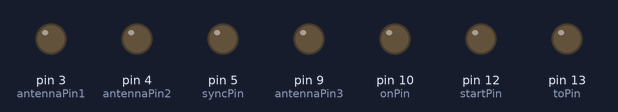
A sketch run on a simulated Arduino Uno, built with avr-gcc and run on an emulated ATmega328P. Parts: output pins drawn as LEDs (lit = HIGH). Pins used as bus, display or sensor lines are not drawn.

Above: at 0.1 s.
At 3.7 s:
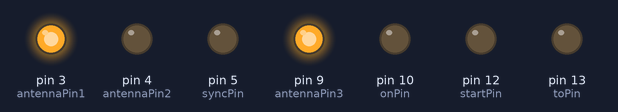
At 9.8 s:
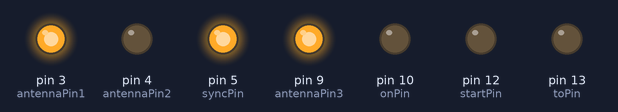
At 17.0 s:
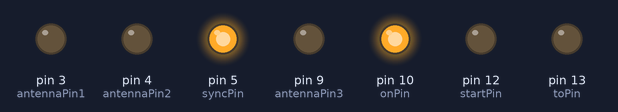
At 21.3 s:
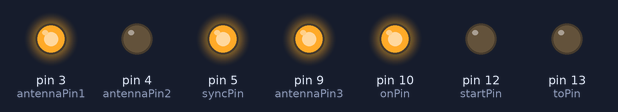
At 33.4 s:
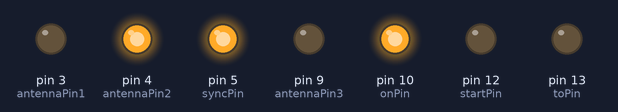
Timing chart, 0 to 40.0 s (numbered marks = the images above):
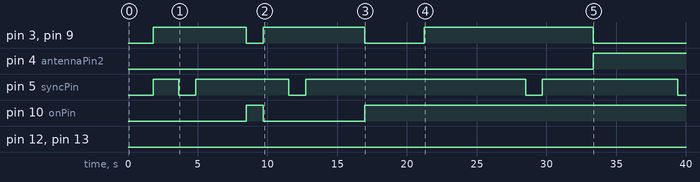

The sketch:

WORKING_TCU_AZ.ino
```cpp
// ----------- PIN SETUP -----------

// output pin for controlling antenna
const int antennaPin1 = 3;
const int antennaPin2 = 4;
const int antennaPin3 = 9;

// For syncing during demo
const int syncPin = 5;

// output pin for encoded data.
const int phasePin = 7;

// output pin for start/stop
const int startPin = 12;

// output pin for to/fro
const int toPin = 13;

// output pin for on/off
const int onPin = 10;

// ----------- CONSTANTS -----------

// const unsigned long MAX_TIME = 615; // If we want to change back to milliseconds.

const unsigned long ERROR_RANGE = 4;

// How much delay (us) after each bit is sent.
const int DELAY = 59;

// The start up time before data at "ms_time zero" starts.
const unsigned int START_UP = 0;

// Number of bytes atenna.
const int ATENNA = 4;

// Number of bytes for opcode.
const int OPCODE = 26;

// Number of bytes for carrier acquision and time sync (Additional number because string as extra '\0').
// const int PLANE_SYNC = 19;

// Number of data words.
const int DATA_WORDS  = 6;
const int BASIC = 46;
const int AUX = 100;

// Scale factor
const unsigned long SCALE_FACTOR = 1;

// Carrier acquisition and time sync
// const char CARRIER_SYNC[PLANE_SYNC] = "000000000000011101";

// This is multiplied to the time to allow for better USSIM waves (default is 1).
const unsigned long SYNC_START = 0;
const unsigned long SYNC_END = 1000;

// Used to see if function ID should be sent.
const char NO_FUNCID[OPCODE] = "0000000000000000000000000";
// ----------- MODE ENUM (FOR SWITCHING) -----------
// defines which scan mode we're in
enum Mode {AZ, EL, BAZ};

Mode currentMode = AZ;


// ----------- PacketEntry STRUCTURE -----------

// Each PacketEntry runs at a specific time, with a specific encoded opcode, for a specific antenna, in a specific mode.
// tx, to_fro, and start_stop will not be strings because a string is 2 characters long
// we only need 1 character (remove the "" from the numbers).
typedef struct {
  unsigned long ms_time;
  char opcode[OPCODE];
  char data_word;
  char antenna_selection[ATENNA];
  char tx;
  char to_fro;
  char start_stop;
} PacketEntry;

// Define data in PROGMEM
///This will be generated by a python code
///Opcode will automatically be encoded
// sets the starting mode to azimuth

// Can't be const because I need to iterate the times. However,
// if the USSIM group can get a good frequency without scaling then you can make it a const.
const PacketEntry instructions[131] = {
	{0, "0000000000000000000000000", '0', "101", '0', '0', '0'},
	{5600, "0000000000000000000000000", '1', "000", '1', '0', '0'},
	{8700, "0000000000000000000000000", '0', "101", '0', '0', '0'},
	{10900, "0000000000000100111010101", '0', "000", '1', '0', '0'},
	{12500, "0000000000000000000000000", '0', "101", '1', '0', '0'},
	{12564, "0000000000000000000000000", '0', "101", '1', '0', '0'},
	{12948, "0000000000000000000000000", '0', "010", '1', '0', '0'},
	{13076, "0000000000000000000000000", '0', "001", '1', '0', '0'},
	{13204, "0000000000000000000000000", '0', "011", '1', '0', '0'},
	{13332, "0000000000000000000000000", '0', "100", '1', '0', '0'},
	{13460, "0000000000000000000000000", '0', "100", '1', '1', '1'},
	{19660, "0000000000000000000000000", '0', "100", '0', '1', '0'},
	{19960, "0000000000000000000000000", '0', "100", '0', '1', '0'},
	{20260, "0000000000000000000000000", '0', "100", '1', '0', '1'},
	{26460, "0000000000000000000000000", '0', "100", '1', '0', '0'},
	{26588, "0000000000000000000000000", '0', "101", '1', '0', '0'},
	{26800, "0000000000000000000000000", '0', "101", '0', '0', '0'},
	{37700, "0000000000000000000000000", '7', "000", '1', '0', '0'},
	{43600, "0000000000000000000000000", '0', "101", '0', '0', '0'},
	{80600, "0000000000000000000000000", '2', "000", '1', '0', '0'},
	{83700, "0000000000000000000000000", '0', "101", '0', '0', '0'},
	{85900, "0000000000000100111010101", '0', "000", '1', '0', '0'},
	{87500, "0000000000000000000000000", '0', "101", '1', '0', '0'},
	{87564, "0000000000000000000000000", '0', "101", '1', '0', '0'},
	{87948, "0000000000000000000000000", '0', "010", '1', '0', '0'},
	{88076, "0000000000000000000000000", '0', "001", '1', '0', '0'},
	{88204, "0000000000000000000000000", '0', "011", '1', '0', '0'},
	{88332, "0000000000000000000000000", '0', "100", '1', '0', '0'},
	{88460, "0000000000000000000000000", '0', "100", '1', '1', '1'},
	{94660, "0000000000000000000000000", '0', "100", '0', '1', '0'},
	{94960, "0000000000000000000000000", '0', "100", '0', '1', '0'},
	{95260, "0000000000000000000000000", '0', "100", '1', '0', '1'},
	{101460, "0000000000000000000000000", '0', "100", '1', '0', '0'},
	{101588, "0000000000000000000000000", '0', "101", '1', '0', '0'},
	{101800, "0000000000000000000000000", '0', "101", '0', '0', '0'},
	{167600, "0000000000000000000000000", '3', "000", '1', '0', '0'},
	{170700, "0000000000000000000000000", '0', "101", '0', '0', '0'},
	{172900, "0000000000000100111010101", '0', "000", '1', '0', '0'},
	{174500, "0000000000000000000000000", '0', "101", '1', '0', '0'},
	{174564, "0000000000000000000000000", '0', "101", '1', '0', '0'},
	{174948, "0000000000000000000000000", '0', "010", '1', '0', '0'},
	{175076, "0000000000000000000000000", '0', "001", '1', '0', '0'},
	{175204, "0000000000000000000000000", '0', "011", '1', '0', '0'},
	{175332, "0000000000000000000000000", '0', "100", '1', '0', '0'},
	{175460, "0000000000000000000000000", '0', "100", '1', '1', '1'},
	{181660, "0000000000000000000000000", '0', "100", '0', '1', '0'},
	{181960, "0000000000000000000000000", '0', "100", '0', '1', '0'},
	{182260, "0000000000000000000000000", '0', "100", '1', '0', '1'},
	{188460, "0000000000000000000000000", '0', "100", '1', '0', '0'},
	{188588, "0000000000000000000000000", '0', "101", '1', '0', '0'},
	{188800, "0000000000000000000000000", '0', "101", '0', '0', '0'},
	{199700, "0000000000000000000000000", '7', "000", '1', '0', '0'},
	{205600, "0000000000000000000000000", '0', "101", '0', '0', '0'},
	{260600, "0000000000000000000000000", '4', "000", '1', '0', '0'},
	{263700, "0000000000000000000000000", '0', "101", '0', '0', '0'},
	{265900, "0000000000000100111010101", '0', "000", '1', '0', '0'},
	{267500, "0000000000000000000000000", '0', "101", '1', '0', '0'},
	{267564, "0000000000000000000000000", '0', "101", '1', '0', '0'},
	{267948, "0000000000000000000000000", '0', "010", '1', '0', '0'},
	{268076, "0000000000000000000000000", '0', "001", '1', '0', '0'},
	{268204, "0000000000000000000000000", '0', "011", '1', '0', '0'},
	{268332, "0000000000000000000000000", '0', "100", '1', '0', '0'},
	{268460, "0000000000000000000000000", '0', "100", '1', '1', '1'},
	{274660, "0000000000000000000000000", '0', "100", '0', '1', '0'},
	{274960, "0000000000000000000000000", '0', "100", '0', '1', '0'},
	{275260, "0000000000000000000000000", '0', "100", '1', '0', '1'},
	{281460, "0000000000000000000000000", '0', "100", '1', '0', '0'},
	{281588, "0000000000000000000000000", '0', "101", '1', '0', '0'},
	{281800, "0000000000000000000000000", '0', "101", '0', '0', '0'},
	{341900, "0000000000000100111010101", '0', "000", '1', '0', '0'},
	{343500, "0000000000000000000000000", '0', "101", '1', '0', '0'},
	{343564, "0000000000000000000000000", '0', "101", '1', '0', '0'},
	{343948, "0000000000000000000000000", '0', "010", '1', '0', '0'},
	{344076, "0000000000000000000000000", '0', "001", '1', '0', '0'},
	{344204, "0000000000000000000000000", '0', "011", '1', '0', '0'},
	{344332, "0000000000000000000000000", '0', "100", '1', '0', '0'},
	{344460, "0000000000000000000000000", '0', "100", '1', '1', '1'},
	{350660, "0000000000000000000000000", '0', "100", '0', '1', '0'},
	{350960, "0000000000000000000000000", '0', "100", '0', '1', '0'},
	{351260, "0000000000000000000000000", '0', "100", '1', '0', '1'},
	{357460, "0000000000000000000000000", '0', "100", '1', '0', '0'},
	{357588, "0000000000000000000000000", '0', "101", '1', '0', '0'},
	{357800, "0000000000000000000000000", '0', "101", '0', '0', '0'},
	{368700, "0000000000000000000000000", '7', "000", '1', '0', '0'},
	{374600, "0000000000000000000000000", '0', "101", '0', '0', '0'},
	{430600, "0000000000000000000000000", '6', "000", '1', '0', '0'},
	{433700, "0000000000000000000000000", '0', "101", '0', '0', '0'},
	{435900, "0000000000000100111010101", '0', "000", '1', '0', '0'},
	{437500, "0000000000000000000000000", '0', "101", '1', '0', '0'},
	{437564, "0000000000000000000000000", '0', "101", '1', '0', '0'},
	{437948, "0000000000000000000000000", '0', "010", '1', '0', '0'},
	{438076, "0000000000000000000000000", '0', "001", '1', '0', '0'},
	{438204, "0000000000000000000000000", '0', "011", '1', '0', '0'},
	{438332, "0000000000000000000000000", '0', "100", '1', '0', '0'},
	{438460, "0000000000000000000000000", '0', "100", '1', '1', '1'},
	{444660, "0000000000000000000000000", '0', "100", '0', '1', '0'},
	{444960, "0000000000000000000000000", '0', "100", '0', '1', '0'},
	{445260, "0000000000000000000000000", '0', "100", '1', '0', '1'},
	{451460, "0000000000000000000000000", '0', "100", '1', '0', '0'},
	{451588, "0000000000000000000000000", '0', "101", '1', '0', '0'},
	{451800, "0000000000000000000000000", '0', "101", '0', '0', '0'},
	{515900, "0000000000000100111010101", '0', "000", '1', '0', '0'},
	{517500, "0000000000000000000000000", '0', "101", '1', '0', '0'},
	{517564, "0000000000000000000000000", '0', "101", '1', '0', '0'},
	{517948, "0000000000000000000000000", '0', "010", '1', '0', '0'},
	{518076, "0000000000000000000000000", '0', "001", '1', '0', '0'},
	{518204, "0000000000000000000000000", '0', "011", '1', '0', '0'},
	{518332, "0000000000000000000000000", '0', "100", '1', '0', '0'},
	{518460, "0000000000000000000000000", '0', "100", '1', '1', '1'},
	{524660, "0000000000000000000000000", '0', "100", '0', '1', '0'},
	{524960, "0000000000000000000000000", '0', "100", '0', '1', '0'},
	{525260, "0000000000000000000000000", '0', "100", '1', '0', '1'},
	{531460, "0000000000000000000000000", '0', "100", '1', '0', '0'},
	{531588, "0000000000000000000000000", '0', "101", '1', '0', '0'},
	{531800, "0000000000000000000000000", '0', "101", '0', '0', '0'},
	{542700, "0000000000000000000000000", '7', "000", '1', '0', '0'},
	{548600, "0000000000000000000000000", '0', "101", '0', '0', '0'},
	{589900, "0000000000000100111010101", '0', "000", '1', '0', '0'},
	{591500, "0000000000000000000000000", '0', "101", '1', '0', '0'},
	{591564, "0000000000000000000000000", '0', "101", '1', '0', '0'},
	{591948, "0000000000000000000000000", '0', "010", '1', '0', '0'},
	{592076, "0000000000000000000000000", '0', "001", '1', '0', '0'},
	{592204, "0000000000000000000000000", '0', "011", '1', '0', '0'},
	{592332, "0000000000000000000000000", '0', "100", '1', '0', '0'},
	{592460, "0000000000000000000000000", '0', "100", '1', '1', '1'},
	{598660, "0000000000000000000000000", '0', "100", '0', '1', '0'},
	{598960, "0000000000000000000000000", '0', "100", '0', '1', '0'},
	{599260, "0000000000000000000000000", '0', "100", '1', '0', '1'},
	{605460, "0000000000000000000000000", '0', "100", '1', '0', '0'},
	{605588, "0000000000000000000000000", '0', "101", '1', '0', '0'},
	{605800, "0000000000000000000000000", '0', "101", '0', '0', '0'}
};

// ----------- Global Variables -----------

// Time for everything to get set up.
unsigned long startup_time = 0;

// Current time within 615 milliseconds and after
unsigned long machineTime = 0;

// Used to increment through instructions array.
int curr_instruct = 0;

// Size of array
int size = sizeof(instructions) / sizeof(instructions[0]);

// each full scan cycle is 615 milliseconds
const unsigned long MAX_TIME = instructions[size - 1].ms_time + 500;

// ----------- DATA WORDS -----------

// BDW1–6 and ADWA1 values taken from Appendix A (Not decoded yet).
const char BDW[DATA_WORDS][BASIC] = {
  "000000000000010011111110010000000001100010011",
	"000000000000010011110001000111101000010000001",
	"000000000000010011011100010000010000000110000",
	"000000000000010011010011000110011110110011101",
	"000000000000010011001101011110111101000100010",
	"000000000000010011100101110001010100010111011"
};

const char ADW[AUX] = "00000000000001001100010110011111011101110000101100100010011110101100111001110010101011101";


// AZ mode can send AZ, BDW1, BDW2, BDW3, BDW4, BDW5, BDW6, ADWA1 and sync signal.
// EL mode can send EL and accept sync signal.
// BAZ can send BDW1, BDW2, BDW4, BDW6, and accept a sync signal.

void setup() {
  // start serial communication for debugging / command input
  //Serial.begin(9600);

  // setup pins
  pinMode(antennaPin1, OUTPUT);
  pinMode(antennaPin2, OUTPUT);
  pinMode(antennaPin3, OUTPUT);
  pinMode(phasePin, OUTPUT);
  pinMode(startPin, OUTPUT);
  pinMode(toPin, OUTPUT);
  pinMode(onPin, OUTPUT);
	pinMode(syncPin, OUTPUT);
	digitalWrite(syncPin, LOW);

  // startup message
  //Serial.println("UTCU Simulation Started");

  // Time it takes to set up everything at the very beginning.
  startup_time = micros();
}

void loop() {
    // loop through all instructions
    while(true) {
      // Gets current time. MAX_TIME will be scaled by scale factor (SCALE_FACTOR is decided by USSIM group to meet their requirements).
      machineTime = ((micros() - startup_time) % (MAX_TIME * SCALE_FACTOR)) / SCALE_FACTOR;

			// Start the sync at the beginning.
			if (machineTime == SYNC_START){
				digitalWrite(syncPin, HIGH);
			}
			else if (machineTime == SYNC_END){
				digitalWrite(syncPin, LOW);
			}


      // No need to modulus for actual test because we are only going to 615 once.
      // Can change if you want won't really affect code.
      // machineTime = micros() - startup_time;

      // If time current time matches one in instruction.
      if (instructions[curr_instruct].ms_time * (SCALE_FACTOR) == machineTime) {
        // Need to subtract '0' because sending a the character 1 send 49 (ascii number).
        digitalWrite(antennaPin1, instructions[curr_instruct].antenna_selection[0] - '0');
        digitalWrite(antennaPin2, instructions[curr_instruct].antenna_selection[1] - '0');
        digitalWrite(antennaPin3, instructions[curr_instruct].antenna_selection[2] - '0');
        digitalWrite(onPin, instructions[curr_instruct].tx - '0');
        digitalWrite(startPin, instructions[curr_instruct].start_stop - '0');
        digitalWrite(toPin, instructions[curr_instruct].to_fro - '0');
        //Check if a data word is being sent.
        if (instructions[curr_instruct].data_word == '0' && (strcmp(instructions[curr_instruct].opcode, NO_FUNCID) != 0)) {
          sendPhase(phasePin, instructions[curr_instruct].opcode, OPCODE);
					//sendWord(BDW[instructions[curr_instruct].data_word - '1']);
          //Serial.println("sending opcode");  // Testing purposes
        }
        else if (instructions[curr_instruct].data_word != '0'){
					//sendPhase(phasePin, instructions[curr_instruct].opcode, OPCODE);
					if (instructions[curr_instruct].data_word != '7'){
        		sendPhase(phasePin, BDW[instructions[curr_instruct].data_word - '1'], BASIC);
					}
					else {
						sendPhase(phasePin, ADW, AUX);
					}
        }
        curr_instruct = (curr_instruct+1) % size; // This is used for looping through the data (for testing).
      }
    }
  }

// Outputs phase data.
void sendPhase(const int pin, const char data[], const int charSize){
  for (int i = 0; i < charSize - 1; i++){
    // If data byte is 1.
    if (data[i] == '1'){
      digitalWrite(pin, HIGH);
    }
    // If data byte is 0
    else{
      digitalWrite(pin, LOW);
    }
		delayMicroseconds(DELAY * SCALE_FACTOR);
  }
	digitalWrite(pin, LOW);
}
```

Measured:
- by itself, pin 3 (antennaPin1), pin 9 (antennaPin3): goes HIGH 6.7 s, LOW 1.2 s, HIGH 7.3 s, LOW 4.2 s, HIGH 12.1 s, then LOW
- by itself, pin 4 (antennaPin2): LOW → HIGH at 33.4 s
- by itself, pin 5 (syncPin): LOW → HIGH at 1.8 s, → LOW 1.8 s later, → HIGH 1.2 s later, → LOW 6.7 s later, … (8 changes in this stretch)
- by itself, pin 10 (onPin): LOW → HIGH at 8.5 s, → LOW 1.2 s later, → HIGH 7.3 s later
